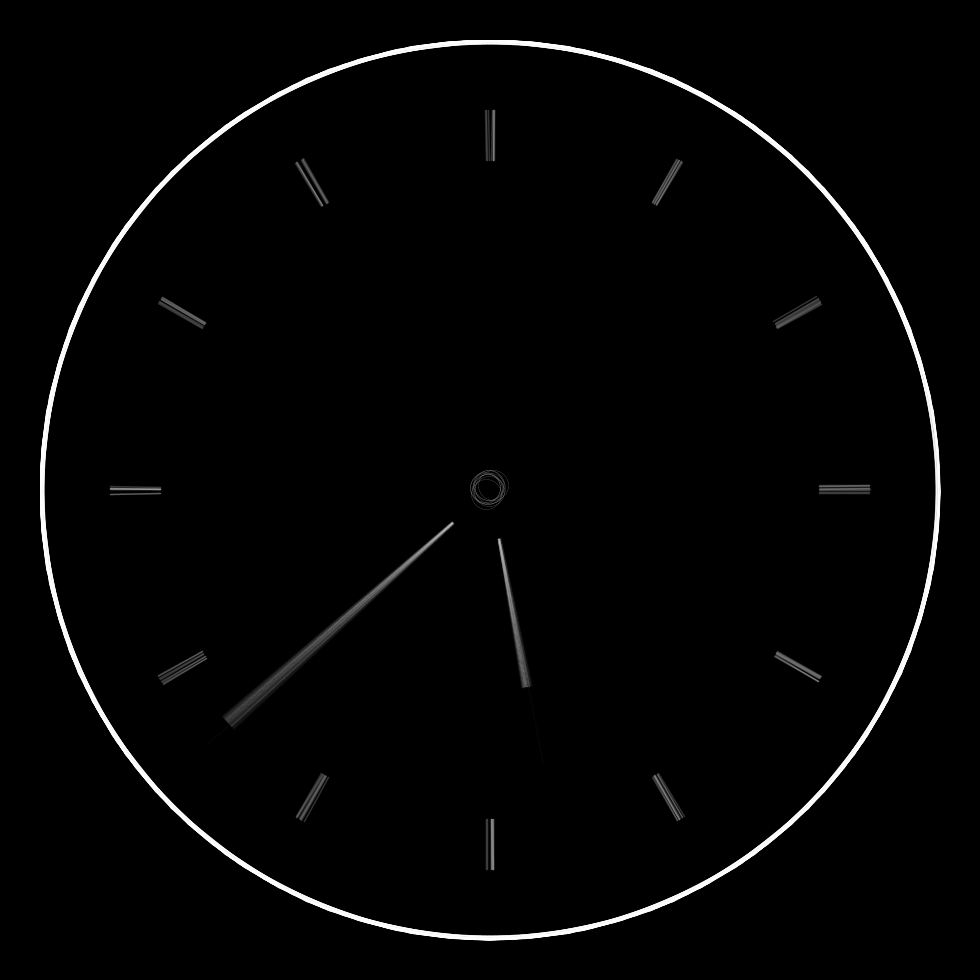
Frame 1 (no input)
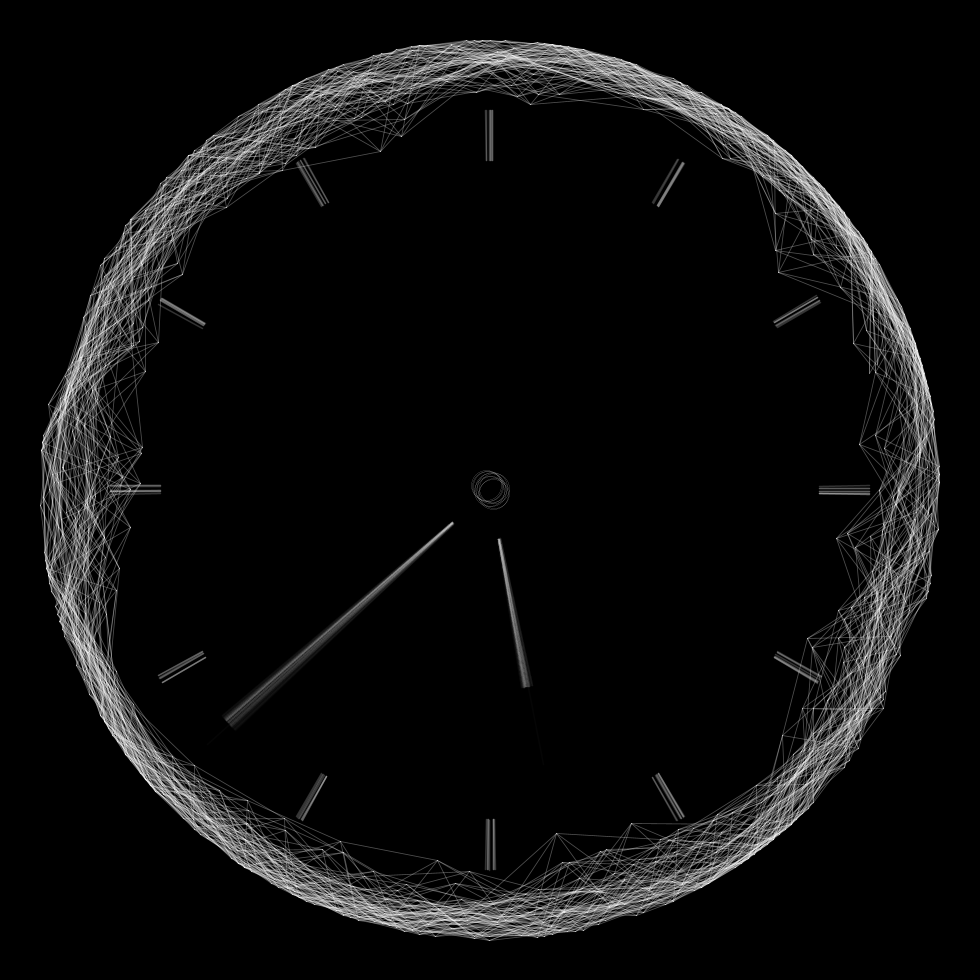
Frame 60 (the mouse pressed at the canvas centre just before this capture)
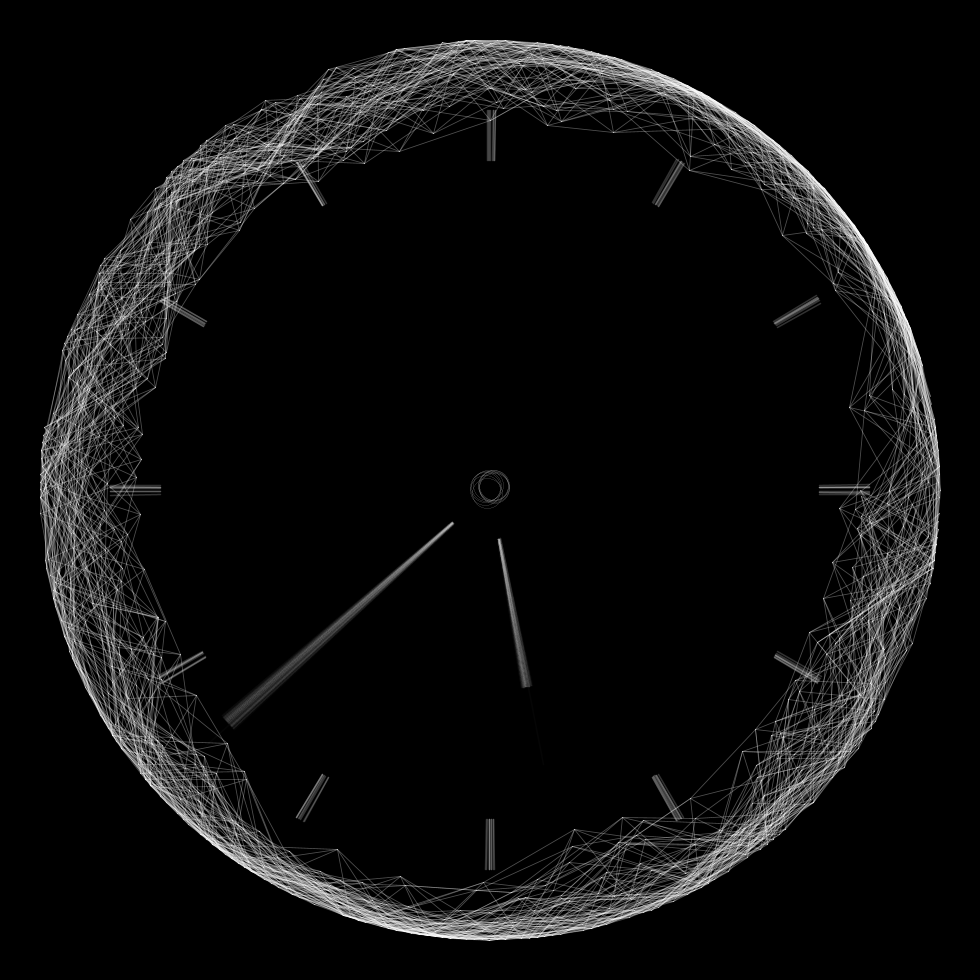
Frame 120 (the mouse held since frame 60 and released just before this capture)

The Processing sketch that drew these frames (run headless with seeded random() and noise(); from frame 60 on, the mouse is pressed at the canvas centre):

// Processing sketch: AnalogClock
// ── AnalogClock.pde
Frame f;
Frame f2;
float n;
Clock c;
void setup() {
	size(980,980);
	background(0);
	smooth();
	n=random(10);
	f=new Frame(500,1,80,360*3);
	c=new Clock();
	translate(width/2,height/2);
}

void draw() {
	background(0);
	translate(width/2,height/2);
	f.updateFrame();
	noFill();
	for(int i=0;i<10;i++){
		ellipse(random(-5,5),random(-5,5), 30, 30);
	}
	c.updateTime(hour(),minute());
}
class Clock{
	void updateTime(int h,int m){
		stroke(255,50);
		strokeWeight(1.5);
		for(int i=0;i<100;i++){
			float tempR=random(-0.8,0.8);
			line(cos(radians(i*30+tempR))*330,sin(radians(i*30+tempR))*330,cos(radians(i*30+tempR))*380,sin(radians(i*30+tempR))*380);
		}
		float mAngle=h*30+m/2;
		float hAngle=m*6;
		stroke(255,5);
		strokeWeight(1.5);
		line(cos(radians(hAngle+270))*50,sin(radians(hAngle+270))*50,cos(radians(hAngle+270))*380,sin(radians(hAngle+270))*380);
		line(cos(radians(mAngle+270))*50,sin(radians(mAngle+270))*50,cos(radians(mAngle+270))*280,sin(radians(mAngle+270))*280);
		float nn=random(10);
		for(int i=0;i<100;i++){
			float na=(0.5-noise(nn))*5;
			line(cos(radians(hAngle+270+na))*50,sin(radians(hAngle+270+na))*50,cos(radians(hAngle+270+na))*350,sin(radians(hAngle+270+na))*350);
			line(cos(radians(mAngle+270+na))*50,sin(radians(mAngle+270+na))*50,cos(radians(mAngle+270+na))*200,sin(radians(mAngle+270+na))*200);
			nn+=0.5;
		}
		/*stroke(0,5);
		strokeWeight(1);
		for(int i=0;i<100;i++){
			float tempR2=random(-1,1);
			line(cos(radians(hAngle+270+tempR2))*50,sin(radians(hAngle+270+tempR2))*50,cos(radians(hAngle+270+tempR2))*380,sin(radians(hAngle+270+tempR2))*380);
			line(cos(radians(mAngle+270+tempR2))*50,sin(radians(mAngle+270+tempR2))*50,cos(radians(mAngle+270+tempR2))*280,sin(radians(mAngle+270+tempR2))*280);
		}*/
	}
}
class Frame{
	float angle,rad,step;
	int howMany;
	float oldX,oldY;
	float nowX,nowY;
	float nRad;
	float[]n;
	float noiseStep=0.4;
	float noiseTimestep=0.05;
	ArrayList<ArrayList<Float>>nList;
	float[]nArray;
	float[]x=new float[howMany];
	float[]y=new float[howMany];
	Frame(float rad,float step,float nRad,int howMany){
		angle=0;
		this.rad=rad;
		this.nRad=nRad;
		this.step=step;
		this.howMany=howMany;
		n=new float[howMany/360];
		nList= new ArrayList<ArrayList<Float>>();
		nArray=new float[howMany];
		int count=0;
		for(int j=0;j<howMany/360;j++){
			n[j]=random(100);
			ArrayList<Float>temp= new ArrayList<Float>();
			for(int i=0;i<360;i++){
				temp.add(n[j]);
				nArray[count]=n[j];
				n[j]+=noiseStep;
				count++;
			}
			nList.add(temp);
		}
		x=new float[howMany];
		y=new float[howMany];
		for(int i=0;i<howMany;i++){
			x[i]=cos(radians(i))*rad;
			y[i]=sin(radians(i))*rad;
		}
	}
	void updateFrame(){
		int c=0;
		float nTime=random(10);
		for(int j=0;j<howMany/360;j++){
			for(int i=0;i<360;i++){
				angle=i;
				//nowX=cos(radians(angle))*(0.5-noise(nList.get(j).get(i)),nTime)*nRad;
				//nowY=sin(radians(angle))*(0.5-noise(nList.get(j).get(i)),nTime)*nRad;
				float nTempX=(0.5-noise(nArray[c],nTime));
				float nTempY=(0.5-noise(nArray[c],nTime));
				nowX=cos(radians(angle))*nTempX*nRad;
				nowY=sin(radians(angle))*nTempY*nRad;
				x[c]+=nowX;
				y[c]+=nowY;
				if(450<abs(mag(x[c],y[c]))){
					x[c]=cos(radians(i))*450;
					y[c]=sin(radians(i))*450;
				}
				if(350>abs(mag(x[c],y[c]))){
					x[c]=cos(radians(i))*350;
					y[c]=sin(radians(i))*350;
				}
				c++;
			}
		}
		strokeWeight(0.8);
		stroke(255,80);
		for(int i=0;i<howMany-20;i++){
			for(int j=0;j<4;j++){
				line(x[i],y[i],x[i+j*5],y[i+j*5]);
			}
		}
		strokeWeight(0.1);
		stroke(255);
		/*for(int i=0;i<howMany/360;i++){
			n[i]+=noiseStep;
			nList.get(i).add(0,n[i]);
			nList.get(i).remove(nList.get(i).size()-1);
		}*/
		for(int i=0;i<howMany;i++){
			nArray[i]+=noiseStep;
		}
		nTime+=noiseTimestep;
	}
}
